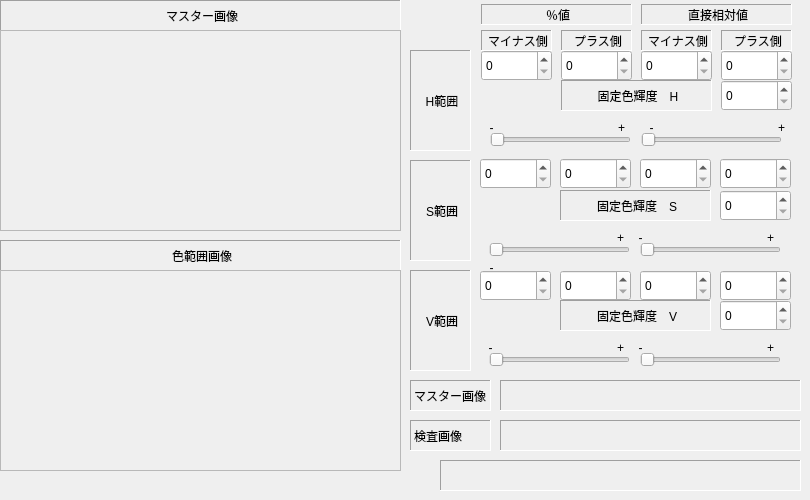
   <widget class="QWidget" name="tab_12">
    <attribute name="title">
     <string>HSV</string>
    </attribute>
    <widget class="QLabel" name="label_97">
     <property name="geometry">
      <rect>
       <x>0</x>
       <y>0</y>
       <width>401</width>
       <height>31</height>
      </rect>
     </property>
     <property name="frameShape">
      <enum>QFrame::Panel</enum>
     </property>
     <property name="frameShadow">
      <enum>QFrame::Sunken</enum>
     </property>
     <property name="text">
      <string>マスター画像</string>
     </property>
     <property name="alignment">
      <set>Qt::AlignCenter|Qt::AlignHCenter|Qt::AlignLeading|Qt::AlignLeft|Qt::AlignVCenter</set>
     </property>
    </widget>
    <widget class="QLabel" name="label_98">
     <property name="geometry">
      <rect>
       <x>0</x>
       <y>240</y>
       <width>401</width>
       <height>31</height>
      </rect>
     </property>
     <property name="frameShape">
      <enum>QFrame::Panel</enum>
     </property>
     <property name="frameShadow">
      <enum>QFrame::Sunken</enum>
     </property>
     <property name="text">
      <string>色範囲画像</string>
     </property>
     <property name="alignment">
      <set>Qt::AlignCenter|Qt::AlignHCenter|Qt::AlignLeading|Qt::AlignLeft|Qt::AlignVCenter</set>
     </property>
    </widget>
    <widget class="QFrame" name="frameHSVMaster">
     <property name="geometry">
      <rect>
       <x>0</x>
       <y>30</y>
       <width>401</width>
       <height>201</height>
      </rect>
     </property>
     <property name="frameShape">
      <enum>QFrame::StyledPanel</enum>
     </property>
     <property name="frameShadow">
      <enum>QFrame::Raised</enum>
     </property>
    </widget>
    <widget class="QFrame" name="frameHSVTrial">
     <property name="geometry">
      <rect>
       <x>0</x>
       <y>270</y>
       <width>401</width>
       <height>201</height>
      </rect>
     </property>
     <property name="frameShape">
      <enum>QFrame::StyledPanel</enum>
     </property>
     <property name="frameShadow">
      <enum>QFrame::Raised</enum>
     </property>
    </widget>
    <widget class="QWidget" name="widgetHsvControl" native="true">
     <property name="enabled">
      <bool>true</bool>
     </property>
     <property name="geometry">
      <rect>
       <x>400</x>
       <y>0</y>
       <width>401</width>
       <height>381</height>
      </rect>
     </property>
     <widget class="QSlider" name="horizontalSliderHsvPV">
      <property name="geometry">
       <rect>
        <x>89</x>
        <y>350</y>
        <width>141</width>
        <height>20</height>
       </rect>
      </property>
      <property name="orientation">
       <enum>Qt::Horizontal</enum>
      </property>
     </widget>
     <widget class="QLabel" name="label_109">
      <property name="geometry">
       <rect>
        <x>360</x>
        <y>340</y>
        <width>21</width>
        <height>16</height>
       </rect>
      </property>
      <property name="text">
       <string>+</string>
      </property>
      <property name="alignment">
       <set>Qt::AlignCenter</set>
      </property>
     </widget>
     <widget class="QLabel" name="label_107">
      <property name="geometry">
       <rect>
        <x>210</x>
        <y>340</y>
        <width>21</width>
        <height>16</height>
       </rect>
      </property>
      <property name="text">
       <string>+</string>
      </property>
      <property name="alignment">
       <set>Qt::AlignCenter</set>
      </property>
     </widget>
     <widget class="QLabel" name="label_89">
      <property name="geometry">
       <rect>
        <x>321</x>
        <y>30</y>
        <width>71</width>
        <height>21</height>
       </rect>
      </property>
      <property name="frameShape">
       <enum>QFrame::Panel</enum>
      </property>
      <property name="frameShadow">
       <enum>QFrame::Sunken</enum>
      </property>
      <property name="text">
       <string>プラス側</string>
      </property>
      <property name="alignment">
       <set>Qt::AlignCenter|Qt::AlignHCenter|Qt::AlignLeading|Qt::AlignLeft|Qt::AlignVCenter</set>
      </property>
     </widget>
     <widget class="QLabel" name="label_85">
      <property name="geometry">
       <rect>
        <x>10</x>
        <y>50</y>
        <width>61</width>
        <height>101</height>
       </rect>
      </property>
      <property name="frameShape">
       <enum>QFrame::Panel</enum>
      </property>
      <property name="frameShadow">
       <enum>QFrame::Sunken</enum>
      </property>
      <property name="text">
       <string>H範囲</string>
      </property>
      <property name="alignment">
       <set>Qt::AlignCenter|Qt::AlignHCenter|Qt::AlignLeading|Qt::AlignLeft|Qt::AlignVCenter</set>
      </property>
     </widget>
     <widget class="QLabel" name="label_102">
      <property name="geometry">
       <rect>
        <x>371</x>
        <y>120</y>
        <width>21</width>
        <height>16</height>
       </rect>
      </property>
      <property name="text">
       <string>+</string>
      </property>
      <property name="alignment">
       <set>Qt::AlignCenter</set>
      </property>
     </widget>
     <widget class="QSpinBox" name="EditHsvPVH">
      <property name="geometry">
       <rect>
        <x>160</x>
        <y>270</y>
        <width>71</width>
        <height>31</height>
       </rect>
      </property>
      <property name="maximum">
       <number>255</number>
      </property>
     </widget>
     <widget class="QLabel" name="label_110">
      <property name="geometry">
       <rect>
        <x>230</x>
        <y>340</y>
        <width>21</width>
        <height>16</height>
       </rect>
      </property>
      <property name="text">
       <string>-</string>
      </property>
      <property name="alignment">
       <set>Qt::AlignCenter</set>
      </property>
     </widget>
     <widget class="QSpinBox" name="EditHsvDVH">
      <property name="geometry">
       <rect>
        <x>320</x>
        <y>270</y>
        <width>71</width>
        <height>31</height>
       </rect>
      </property>
      <property name="maximum">
       <number>255</number>
      </property>
     </widget>
     <widget class="QSlider" name="horizontalSliderHsvDV">
      <property name="geometry">
       <rect>
        <x>240</x>
        <y>350</y>
        <width>141</width>
        <height>20</height>
       </rect>
      </property>
      <property name="orientation">
       <enum>Qt::Horizontal</enum>
      </property>
     </widget>
     <widget class="QSpinBox" name="EditHsvPHH">
      <property name="geometry">
       <rect>
        <x>161</x>
        <y>50</y>
        <width>71</width>
        <height>31</height>
       </rect>
      </property>
      <property name="maximum">
       <number>255</number>
      </property>
     </widget>
     <widget class="QSpinBox" name="EditHsvDHH">
      <property name="geometry">
       <rect>
        <x>321</x>
        <y>50</y>
        <width>71</width>
        <height>31</height>
       </rect>
      </property>
      <property name="maximum">
       <number>255</number>
      </property>
     </widget>
     <widget class="QSpinBox" name="EditHsvV">
      <property name="geometry">
       <rect>
        <x>320</x>
        <y>300</y>
        <width>71</width>
        <height>31</height>
       </rect>
      </property>
      <property name="maximum">
       <number>255</number>
      </property>
     </widget>
     <widget class="QLabel" name="label_99">
      <property name="geometry">
       <rect>
        <x>81</x>
        <y>120</y>
        <width>21</width>
        <height>16</height>
       </rect>
      </property>
      <property name="text">
       <string>-</string>
      </property>
      <property name="alignment">
       <set>Qt::AlignCenter</set>
      </property>
     </widget>
     <widget class="QSlider" name="horizontalSliderHsvPS">
      <property name="geometry">
       <rect>
        <x>89</x>
        <y>240</y>
        <width>141</width>
        <height>20</height>
       </rect>
      </property>
      <property name="orientation">
       <enum>Qt::Horizontal</enum>
      </property>
     </widget>
     <widget class="QSpinBox" name="EditHsvS">
      <property name="geometry">
       <rect>
        <x>320</x>
        <y>190</y>
        <width>71</width>
        <height>31</height>
       </rect>
      </property>
      <property name="maximum">
       <number>255</number>
      </property>
     </widget>
     <widget class="QSpinBox" name="EditHsvPHL">
      <property name="geometry">
       <rect>
        <x>81</x>
        <y>50</y>
        <width>71</width>
        <height>31</height>
       </rect>
      </property>
      <property name="maximum">
       <number>255</number>
      </property>
     </widget>
     <widget class="QLabel" name="label_93">
      <property name="geometry">
       <rect>
        <x>160</x>
        <y>190</y>
        <width>151</width>
        <height>31</height>
       </rect>
      </property>
      <property name="frameShape">
       <enum>QFrame::Panel</enum>
      </property>
      <property name="frameShadow">
       <enum>QFrame::Sunken</enum>
      </property>
      <property name="text">
       <string>固定色輝度　S</string>
      </property>
      <property name="alignment">
       <set>Qt::AlignCenter|Qt::AlignHCenter|Qt::AlignLeading|Qt::AlignLeft|Qt::AlignVCenter</set>
      </property>
     </widget>
     <widget class="QLabel" name="label_105">
      <property name="geometry">
       <rect>
        <x>360</x>
        <y>230</y>
        <width>21</width>
        <height>16</height>
       </rect>
      </property>
      <property name="text">
       <string>+</string>
      </property>
      <property name="alignment">
       <set>Qt::AlignCenter</set>
      </property>
     </widget>
     <widget class="QLabel" name="label_95">
      <property name="geometry">
       <rect>
        <x>161</x>
        <y>80</y>
        <width>151</width>
        <height>31</height>
       </rect>
      </property>
      <property name="frameShape">
       <enum>QFrame::Panel</enum>
      </property>
      <property name="frameShadow">
       <enum>QFrame::Sunken</enum>
      </property>
      <property name="text">
       <string>固定色輝度　H</string>
      </property>
      <property name="alignment">
       <set>Qt::AlignCenter|Qt::AlignHCenter|Qt::AlignLeading|Qt::AlignLeft|Qt::AlignVCenter</set>
      </property>
     </widget>
     <widget class="QSpinBox" name="EditHsvDVL">
      <property name="geometry">
       <rect>
        <x>240</x>
        <y>270</y>
        <width>71</width>
        <height>31</height>
       </rect>
      </property>
      <property name="maximum">
       <number>255</number>
      </property>
     </widget>
     <widget class="QLabel" name="label_108">
      <property name="geometry">
       <rect>
        <x>80</x>
        <y>340</y>
        <width>21</width>
        <height>16</height>
       </rect>
      </property>
      <property name="text">
       <string>-</string>
      </property>
      <property name="alignment">
       <set>Qt::AlignCenter</set>
      </property>
     </widget>
     <widget class="QLabel" name="label_91">
      <property name="geometry">
       <rect>
        <x>241</x>
        <y>4</y>
        <width>151</width>
        <height>21</height>
       </rect>
      </property>
      <property name="frameShape">
       <enum>QFrame::Panel</enum>
      </property>
      <property name="frameShadow">
       <enum>QFrame::Sunken</enum>
      </property>
      <property name="text">
       <string>直接相対値</string>
      </property>
      <property name="alignment">
       <set>Qt::AlignCenter|Qt::AlignHCenter|Qt::AlignLeading|Qt::AlignLeft|Qt::AlignVCenter</set>
      </property>
     </widget>
     <widget class="QLabel" name="label_84">
      <property name="geometry">
       <rect>
        <x>10</x>
        <y>270</y>
        <width>61</width>
        <height>101</height>
       </rect>
      </property>
      <property name="frameShape">
       <enum>QFrame::Panel</enum>
      </property>
      <property name="frameShadow">
       <enum>QFrame::Sunken</enum>
      </property>
      <property name="text">
       <string>V範囲</string>
      </property>
      <property name="alignment">
       <set>Qt::AlignCenter|Qt::AlignHCenter|Qt::AlignLeading|Qt::AlignLeft|Qt::AlignVCenter</set>
      </property>
     </widget>
     <widget class="QSpinBox" name="EditHsvH">
      <property name="geometry">
       <rect>
        <x>321</x>
        <y>80</y>
        <width>71</width>
        <height>31</height>
       </rect>
      </property>
      <property name="maximum">
       <number>255</number>
      </property>
     </widget>
     <widget class="QLabel" name="label_83">
      <property name="geometry">
       <rect>
        <x>161</x>
        <y>30</y>
        <width>71</width>
        <height>21</height>
       </rect>
      </property>
      <property name="frameShape">
       <enum>QFrame::Panel</enum>
      </property>
      <property name="frameShadow">
       <enum>QFrame::Sunken</enum>
      </property>
      <property name="text">
       <string>プラス側</string>
      </property>
      <property name="alignment">
       <set>Qt::AlignCenter|Qt::AlignHCenter|Qt::AlignLeading|Qt::AlignLeft|Qt::AlignVCenter</set>
      </property>
     </widget>
     <widget class="QLabel" name="label_106">
      <property name="geometry">
       <rect>
        <x>230</x>
        <y>230</y>
        <width>21</width>
        <height>16</height>
       </rect>
      </property>
      <property name="text">
       <string>-</string>
      </property>
      <property name="alignment">
       <set>Qt::AlignCenter</set>
      </property>
     </widget>
     <widget class="QLabel" name="label_101">
      <property name="geometry">
       <rect>
        <x>241</x>
        <y>120</y>
        <width>21</width>
        <height>16</height>
       </rect>
      </property>
      <property name="text">
       <string>-</string>
      </property>
      <property name="alignment">
       <set>Qt::AlignCenter</set>
      </property>
     </widget>
     <widget class="QSlider" name="horizontalSliderHsvDS">
      <property name="geometry">
       <rect>
        <x>240</x>
        <y>240</y>
        <width>141</width>
        <height>20</height>
       </rect>
      </property>
      <property name="orientation">
       <enum>Qt::Horizontal</enum>
      </property>
     </widget>
     <widget class="QSlider" name="horizontalSliderHsvPH">
      <property name="geometry">
       <rect>
        <x>90</x>
        <y>130</y>
        <width>141</width>
        <height>20</height>
       </rect>
      </property>
      <property name="orientation">
       <enum>Qt::Horizontal</enum>
      </property>
     </widget>
     <widget class="QSpinBox" name="EditHsvPSL">
      <property name="geometry">
       <rect>
        <x>80</x>
        <y>158</y>
        <width>71</width>
        <height>31</height>
       </rect>
      </property>
      <property name="maximum">
       <number>255</number>
      </property>
     </widget>
     <widget class="QLabel" name="label_104">
      <property name="geometry">
       <rect>
        <x>210</x>
        <y>230</y>
        <width>21</width>
        <height>16</height>
       </rect>
      </property>
      <property name="text">
       <string>+</string>
      </property>
      <property name="alignment">
       <set>Qt::AlignCenter</set>
      </property>
     </widget>
     <widget class="QSpinBox" name="EditHsvPSH">
      <property name="geometry">
       <rect>
        <x>160</x>
        <y>158</y>
        <width>71</width>
        <height>31</height>
       </rect>
      </property>
      <property name="maximum">
       <number>255</number>
      </property>
     </widget>
     <widget class="QSpinBox" name="EditHsvDSH">
      <property name="geometry">
       <rect>
        <x>320</x>
        <y>158</y>
        <width>71</width>
        <height>31</height>
       </rect>
      </property>
      <property name="maximum">
       <number>255</number>
      </property>
     </widget>
     <widget class="QLabel" name="label_87">
      <property name="geometry">
       <rect>
        <x>81</x>
        <y>30</y>
        <width>71</width>
        <height>21</height>
       </rect>
      </property>
      <property name="frameShape">
       <enum>QFrame::Panel</enum>
      </property>
      <property name="frameShadow">
       <enum>QFrame::Sunken</enum>
      </property>
      <property name="text">
       <string>マイナス側</string>
      </property>
      <property name="alignment">
       <set>Qt::AlignCenter|Qt::AlignHCenter|Qt::AlignLeading|Qt::AlignLeft|Qt::AlignVCenter</set>
      </property>
     </widget>
     <widget class="QLabel" name="label_90">
      <property name="geometry">
       <rect>
        <x>81</x>
        <y>4</y>
        <width>151</width>
        <height>21</height>
       </rect>
      </property>
      <property name="frameShape">
       <enum>QFrame::Panel</enum>
      </property>
      <property name="frameShadow">
       <enum>QFrame::Sunken</enum>
      </property>
      <property name="text">
       <string>％値</string>
      </property>
      <property name="alignment">
       <set>Qt::AlignCenter|Qt::AlignHCenter|Qt::AlignLeading|Qt::AlignLeft|Qt::AlignVCenter</set>
      </property>
     </widget>
     <widget class="QSpinBox" name="EditHsvDSL">
      <property name="geometry">
       <rect>
        <x>240</x>
        <y>158</y>
        <width>71</width>
        <height>31</height>
       </rect>
      </property>
      <property name="maximum">
       <number>255</number>
      </property>
     </widget>
     <widget class="QLabel" name="label_86">
      <property name="geometry">
       <rect>
        <x>10</x>
        <y>160</y>
        <width>61</width>
        <height>101</height>
       </rect>
      </property>
      <property name="frameShape">
       <enum>QFrame::Panel</enum>
      </property>
      <property name="frameShadow">
       <enum>QFrame::Sunken</enum>
      </property>
      <property name="text">
       <string>S範囲</string>
      </property>
      <property name="alignment">
       <set>Qt::AlignCenter|Qt::AlignHCenter|Qt::AlignLeading|Qt::AlignLeft|Qt::AlignVCenter</set>
      </property>
     </widget>
     <widget class="QSpinBox" name="EditHsvPVL">
      <property name="geometry">
       <rect>
        <x>80</x>
        <y>270</y>
        <width>71</width>
        <height>31</height>
       </rect>
      </property>
      <property name="maximum">
       <number>255</number>
      </property>
     </widget>
     <widget class="QLabel" name="label_103">
      <property name="geometry">
       <rect>
        <x>81</x>
        <y>260</y>
        <width>21</width>
        <height>16</height>
       </rect>
      </property>
      <property name="text">
       <string>-</string>
      </property>
      <property name="alignment">
       <set>Qt::AlignCenter</set>
      </property>
     </widget>
     <widget class="QSpinBox" name="EditHsvDHL">
      <property name="geometry">
       <rect>
        <x>241</x>
        <y>50</y>
        <width>71</width>
        <height>31</height>
       </rect>
      </property>
      <property name="maximum">
       <number>255</number>
      </property>
     </widget>
     <widget class="QLabel" name="label_88">
      <property name="geometry">
       <rect>
        <x>241</x>
        <y>30</y>
        <width>71</width>
        <height>21</height>
       </rect>
      </property>
      <property name="frameShape">
       <enum>QFrame::Panel</enum>
      </property>
      <property name="frameShadow">
       <enum>QFrame::Sunken</enum>
      </property>
      <property name="text">
       <string>マイナス側</string>
      </property>
      <property name="alignment">
       <set>Qt::AlignCenter|Qt::AlignHCenter|Qt::AlignLeading|Qt::AlignLeft|Qt::AlignVCenter</set>
      </property>
     </widget>
     <widget class="QLabel" name="label_100">
      <property name="geometry">
       <rect>
        <x>211</x>
        <y>120</y>
        <width>21</width>
        <height>16</height>
       </rect>
      </property>
      <property name="text">
       <string>+</string>
      </property>
      <property name="alignment">
       <set>Qt::AlignCenter</set>
      </property>
     </widget>
     <widget class="QLabel" name="label_94">
      <property name="geometry">
       <rect>
        <x>160</x>
        <y>300</y>
        <width>151</width>
        <height>31</height>
       </rect>
      </property>
      <property name="frameShape">
       <enum>QFrame::Panel</enum>
      </property>
      <property name="frameShadow">
       <enum>QFrame::Sunken</enum>
      </property>
      <property name="text">
       <string>固定色輝度　V</string>
      </property>
      <property name="alignment">
       <set>Qt::AlignCenter|Qt::AlignHCenter|Qt::AlignLeading|Qt::AlignLeft|Qt::AlignVCenter</set>
      </property>
     </widget>
     <widget class="QSlider" name="horizontalSliderHsvDH">
      <property name="geometry">
       <rect>
        <x>241</x>
        <y>130</y>
        <width>141</width>
        <height>20</height>
       </rect>
      </property>
      <property name="orientation">
       <enum>Qt::Horizontal</enum>
      </property>
     </widget>
    </widget>
    <widget class="QLabel" name="labelMasterHSVValue">
     <property name="geometry">
      <rect>
       <x>500</x>
       <y>380</y>
       <width>301</width>
       <height>31</height>
      </rect>
     </property>
     <property name="frameShape">
      <enum>QFrame::Panel</enum>
     </property>
     <property name="frameShadow">
      <enum>QFrame::Sunken</enum>
     </property>
     <property name="text">
      <string/>
     </property>
    </widget>
    <widget class="QLabel" name="labelTargetHSVValue">
     <property name="geometry">
      <rect>
       <x>500</x>
       <y>420</y>
       <width>301</width>
       <height>31</height>
      </rect>
     </property>
     <property name="frameShape">
      <enum>QFrame::Panel</enum>
     </property>
     <property name="frameShadow">
      <enum>QFrame::Sunken</enum>
     </property>
     <property name="text">
      <string/>
     </property>
    </widget>
    <widget class="QLabel" name="label_113">
     <property name="geometry">
      <rect>
       <x>410</x>
       <y>380</y>
       <width>81</width>
       <height>31</height>
      </rect>
     </property>
     <property name="frameShape">
      <enum>QFrame::Panel</enum>
     </property>
     <property name="frameShadow">
      <enum>QFrame::Sunken</enum>
     </property>
     <property name="text">
      <string>マスター画像</string>
     </property>
    </widget>
    <widget class="QLabel" name="label_114">
     <property name="geometry">
      <rect>
       <x>410</x>
       <y>420</y>
       <width>81</width>
       <height>31</height>
      </rect>
     </property>
     <property name="frameShape">
      <enum>QFrame::Panel</enum>
     </property>
     <property name="frameShadow">
      <enum>QFrame::Sunken</enum>
     </property>
     <property name="text">
      <string>検査画像</string>
     </property>
    </widget>
    <widget class="QLabel" name="labelHSVRange">
     <property name="geometry">
      <rect>
       <x>440</x>
       <y>460</y>
       <width>361</width>
       <height>31</height>
      </rect>
     </property>
     <property name="frameShape">
      <enum>QFrame::Panel</enum>
     </property>
     <property name="frameShadow">
      <enum>QFrame::Sunken</enum>
     </property>
     <property name="text">
      <string/>
     </property>
    </widget>
   </widget>
